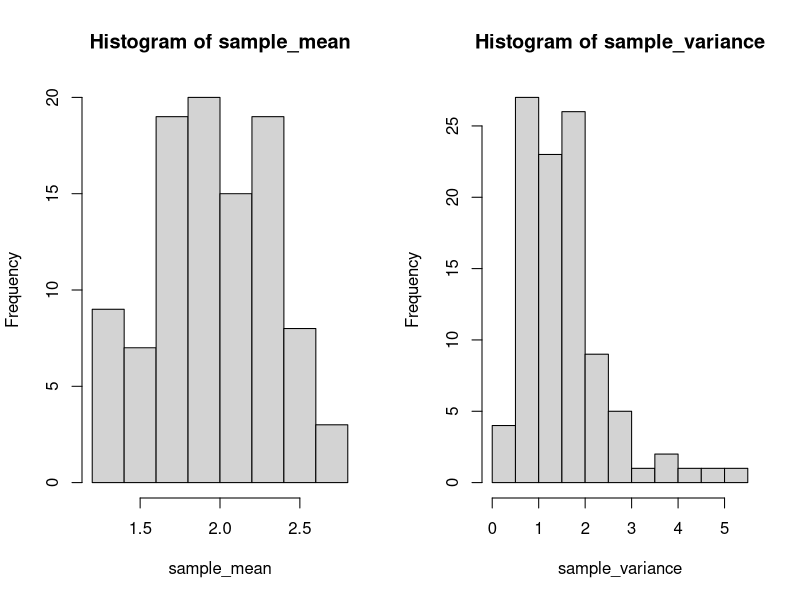
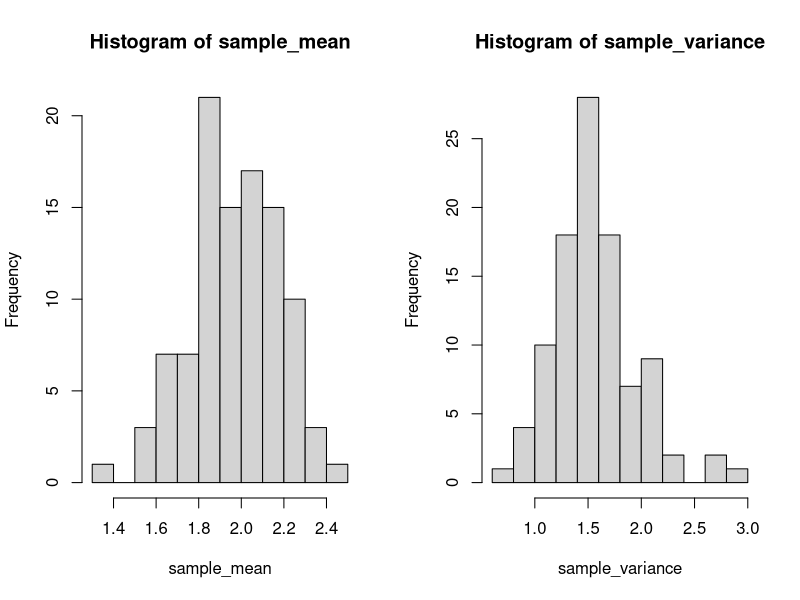
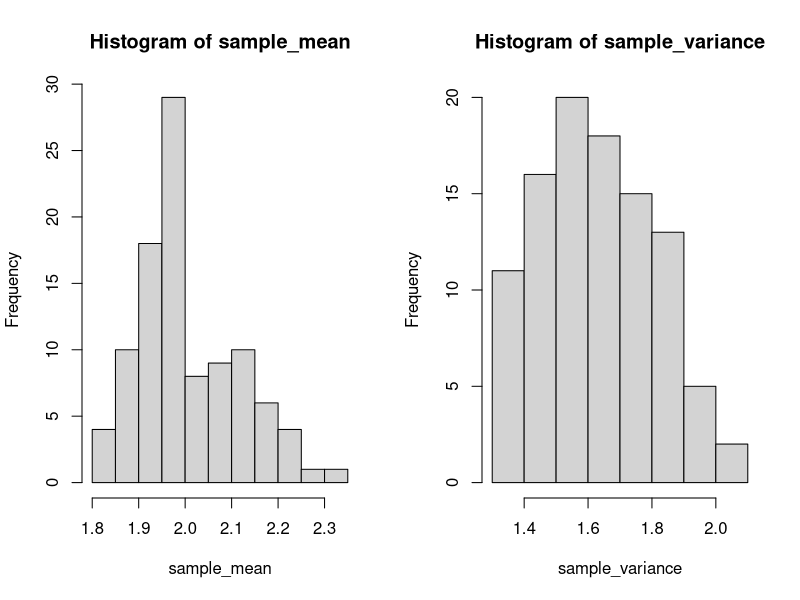

The R source for these figures, in order:
#n=10
sample_mean = c()
sample_variance = c()
for (i in 1:100)
{ sample<-rbinom(10,10,0.2)
sample_mean<-cbind(sample_mean,mean(sample))
sample_variance<-cbind(sample_variance,var(sample)
)
}
par(mfrow=c(1,2))
hist(sample_mean)
hist(sample_variance)

#n=40
sample_mean = c()
sample_variance = c()
for (i in 1:100)
{ sample<-rbinom(40,10,0.2)
sample_mean<-cbind(sample_mean,mean(sample))
sample_variance<-cbind(sample_variance,var(sample)
)
}
par(mfrow=c(1,2))
hist(sample_mean)
hist(sample_variance)

#n=160
sample_mean = c()
sample_variance = c()
for (i in 1:100)
{ sample<-rbinom(160,10,0.2)
sample_mean<-cbind(sample_mean,mean(sample))
sample_variance<-cbind(sample_variance,var(sample)
)
}
par(mfrow=c(1,2))
hist(sample_mean)
hist(sample_variance)